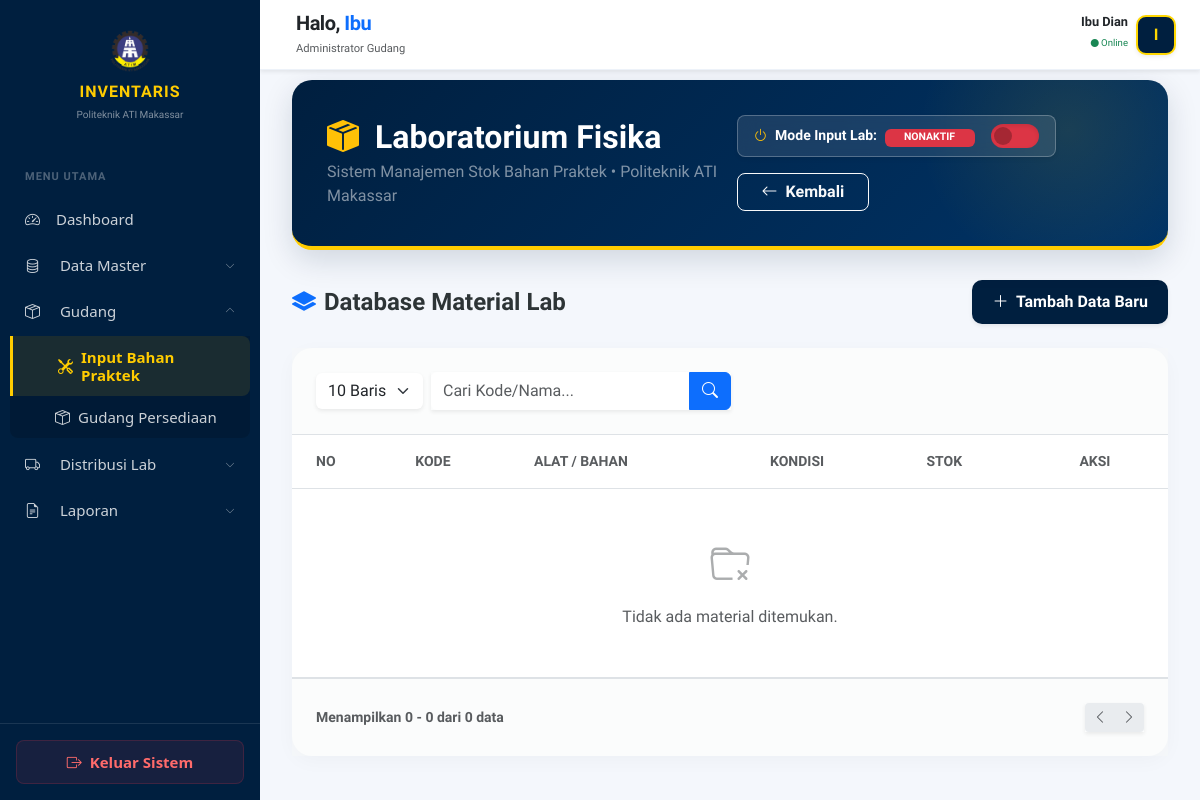
/modules/gudang/bahan-praktek.php?id_lab=35&id_jurusan=8 (signed in), run on an earlier commit of the app's database.
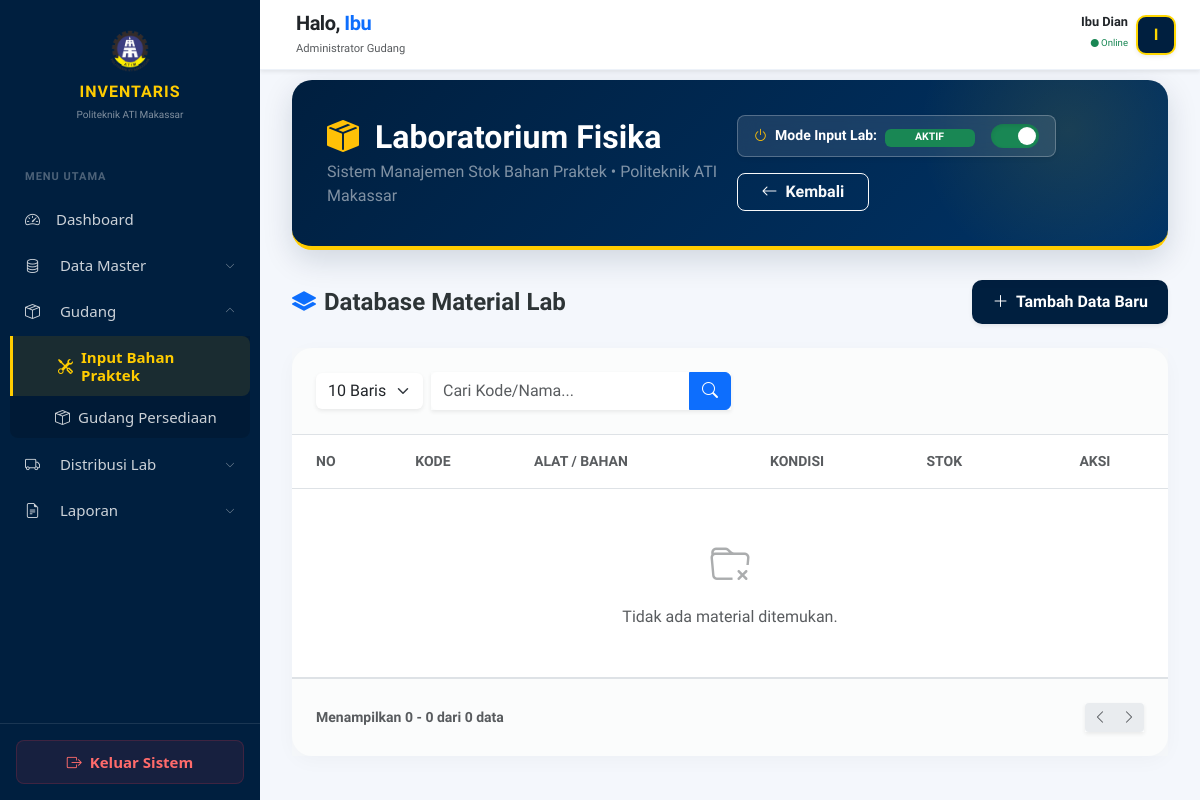
And on a later commit of the database.
### tables this page shows
CREATE TABLE `pengaturan_sistem` (
  `nama_pengaturan` varchar(50) NOT NULL,
  `nilai_pengaturan` tinyint(1) DEFAULT NULL
);

### modules/gudang/bahan-praktek.php (the view, shortened to what the changed rows need)
<?php
include "../../config/auth.php";
$id_lab_selected = isset($_GET['id_lab']) ? mysqli_real_escape_string($conn, $_GET['id_lab']) : '';
$id_j_selected = isset($_GET['id_jurusan']) ? mysqli_real_escape_string($conn, $_GET['id_jurusan']) : '';
$notif_jurusan = [];
$notif_lab = [];
$nama_lab_aktif = "";
if ($id_lab_selected) {
    $qlab = mysqli_query($conn, "SELECT nama_lab FROM lab WHERE id_lab = '$id_lab_selected'");
    $rlab = mysqli_fetch_assoc($qlab);
    $nama_lab_aktif = $rlab['nama_lab'] ?? 'Laboratorium';
}
$qj = mysqli_query($conn, "SELECT * FROM jurusan ORDER BY nama_jurusan ASC");
?>
<!DOCTYPE html>
<html lang="id">
<head>
    <link href="https://cdn.jsdelivr.net/npm/bootstrap@5.3.0/dist/css/bootstrap.min.css" rel="stylesheet">
    <link rel="stylesheet" href="https://cdn.jsdelivr.net/npm/bootstrap-icons@1.11.1/font/bootstrap-icons.css">
</head>
<body>
<div class="main-content">
    <div class="header-section d-flex flex-column flex-md-row justify-content-between align-items-md-center gap-3">
        <div style="z-index: 2;">
            <h2 class="fw-bold mb-1">
                <i class="bi <?= $id_lab_selected ? 'bi-box-seam-fill' : 'bi-intersect' ?> text-warning me-2"></i>
                <?= $id_lab_selected ? $nama_lab_aktif : "Pusat Inventaris Bahan" ?>
            </h2>
        </div>
        <div class="d-flex flex-wrap align-items-center gap-3" style="z-index: 2;">
            <?php if($id_lab_selected):
                $check_st = mysqli_query($conn, "SELECT nilai_pengaturan FROM pengaturan_sistem WHERE nama_pengaturan = 'status_input_stok'");
                $st_data = mysqli_fetch_assoc($check_st);
                $is_on = ($st_data['nilai_pengaturan'] == 1);
            ?>
                <div class="bg-white bg-opacity-10 py-2 px-3 rounded-3 border border-white border-opacity-25 d-flex align-items-center shadow-sm" style="backdrop-filter: blur(10px);">
                    <span class="small fw-bold me-3 text-white">
                        <i class="bi bi-power me-1 text-warning"></i> Mode Input Lab:
                        <span class="badge <?= $is_on ? 'bg-success' : 'bg-danger' ?> ms-1" id="status-text">
                            <?= $is_on ? 'AKTIF' : 'NONAKTIF' ?>
                        </span>
                    </span>
                    <div class="form-check form-switch m-0 p-0 d-flex align-items-center">
                        <input class="form-check-input m-0" type="checkbox" role="switch" id="toggleInputStok" <?= $is_on ? 'checked' : '' ?>>
                    </div>
                </div>
                <a href="bahan-praktek.php" class="btn btn-outline-light rounded-3 fw-bold px-4">
                    <i class="bi bi-arrow-left me-2"></i>Kembali
                </a>
            <?php endif; ?>
        </div>
    </div>
    <?php if (!$id_lab_selected): ?>
    <div class="row g-4">
        <div class="col-lg-3 col-md-4">
            <div class="glass-card p-4 h-100">
                <h6 class="fw-bold text-navy text-uppercase mb-4"><i class="bi bi-funnel-fill me-2 text-warning"></i>Filter Jurusan</h6>
                <div class="list-group list-group-custom" id="list-tab" role="tablist">
                    <?php
                    $first = true; mysqli_data_seek($qj, 0);
                    while($rj = mysqli_fetch_assoc($qj)):
                        $id_j_loop = $rj['id_jurusan'];
                    ?>
                    <a class="list-group-item d-flex justify-content-between align-items-center <?= ($first && !$id_j_selected) || $id_j_selected == $id_j_loop ? 'active' : '' ?>"
                       data-bs-toggle="list" href="#pane-<?= $id_j_loop ?>" role="tab">
                        <span><i class="bi bi-mortarboard me-2"></i><?= $rj['nama_jurusan'] ?></span>
                        <?php if(isset($notif_jurusan[$id_j_loop]) && $notif_jurusan[$id_j_loop] > 0): ?>
                            <span class="badge bg-danger rounded-pill shadow-sm"><?= $notif_jurusan[$id_j_loop] ?></span>
                        <?php endif; ?>
                    </a>
                    <?php $first = false; endwhile; ?>
                </div>
            </div>
        </div>
        <div class="col-lg-9 col-md-8">
            <div class="tab-content" id="nav-tabContent">
                <?php
                $first = true; mysqli_data_seek($qj, 0);
                while($rj = mysqli_fetch_assoc($qj)):
                    $id_j = $rj['id_jurusan'];
                    $ql = mysqli_query($conn, "SELECT lab.*, kepala_lab.nama_kepala
                                               FROM lab LEFT JOIN kepala_lab ON lab.id_lab = kepala_lab.id_lab
                                               WHERE lab.id_jurusan = '$id_j'");
                ?>
                <div class="tab-pane fade <?= ($first && !$id_j_selected) || $id_j_selected == $id_j ? 'show active' : '' ?>" id="pane-<?= $id_j ?>" role="tabpanel">
                    <h5 class="fw-bold mb-4 text-navy"><i class="bi bi-grid-fill me-2 text-warning"></i>Daftar Laboratorium</h5>
                    <div class="row g-3">
                        <?php if(mysqli_num_rows($ql) > 0): while($rl = mysqli_fetch_assoc($ql)): ?>
                            <div class="col-xl-4 col-md-6">
                                <a href="?id_lab=<?= $rl['id_lab'] ?>&id_jurusan=<?= $id_j ?>" class="lab-card position-relative">
                                    <?php if(isset($notif_lab[$rl['id_lab']]) && $notif_lab[$rl['id_lab']] > 0): ?>
                                        <span class="position-absolute top-0 start-100 translate-middle badge rounded-pill bg-danger border border-light shadow" style="z-index: 5;">
                                            <?= $notif_lab[$rl['id_lab']] ?> Req Baru
                                        </span>
                                    <?php endif; ?>
                                    <div class="me-3 p-3 bg-light rounded-4 text-navy shadow-sm d-flex align-items-center justify-content-center" style="width: 55px; height: 55px;">
                                        <i class="bi bi-pc-display-horizontal fs-4"></i>
                                    </div>
                                    <div>
                                        <h6 class="fw-bold text-dark mb-1" style="line-height: 1.2;"><?= $rl['nama_lab'] ?></h6>
                                        <small class="text-muted"><i class="bi bi-person me-1"></i><?= $rl['nama_kepala'] ?? 'Belum ada Ka. Lab' ?></small>
                                    </div>
                                </a>
                            </div>
                        <?php endwhile; else: ?>
                            <div class="col-12 text-center py-5 bg-white rounded-4 shadow-sm border border-light">
                                <i class="bi bi-inboxes text-muted opacity-25" style="font-size: 4rem;"></i>
                                <p class="text-muted mt-3 fw-bold">Belum ada data laboratorium di jurusan ini.</p>
                            </div>
                        <?php endif; ?>
                    </div>
                </div>
                <?php $first = false; endwhile; ?>
            </div>
        </div>
    </div>
    <?php else: ?>
    <div class="row g-4 position-relative">
        <div class="col-xl-12 transition-col" id="tableColumn">
            <div class="glass-card p-0">
                <div class="table-responsive">
                    <table class="table table-hover align-middle mb-0">
                        <thead class="bg-light">
                            <tr>
                                <th class="ps-4 py-3 text-muted small fw-bold">NO</th>
                                <th class="text-muted small fw-bold">KODE</th>
                                <th class="text-muted small fw-bold">ALAT / BAHAN</th>
                                <th class="text-muted small fw-bold">KONDISI</th>
                                <th class="text-muted small fw-bold">STOK</th>
                                <th class="text-center pe-4 text-muted small fw-bold">AKSI</th>
                            </tr>
                        </thead>
                    </table>
                </div>
            </div>
        </div>
    </div>
    <?php endif; ?>
</div>
</body>
</html>

What changed in the data, as far as the page shows it:
added pengaturan_sistem: nilai_pengaturan "☑"
Also different on the page:
form field value: "☐" → (not shown)
text no longer shown: "NONAKTIF"
text now shown: "AKTIF"
